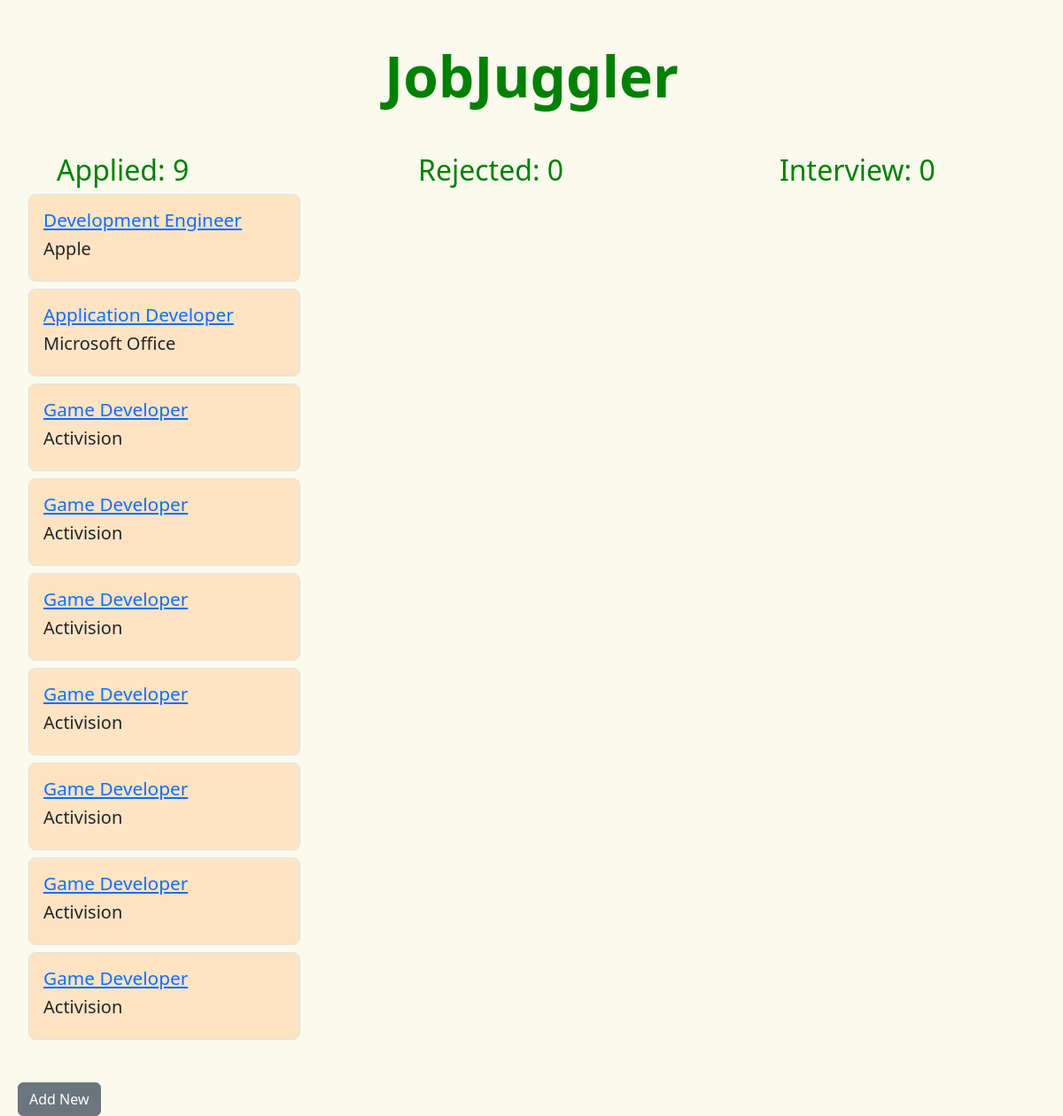
/jobList, run on an earlier commit of the app's database.
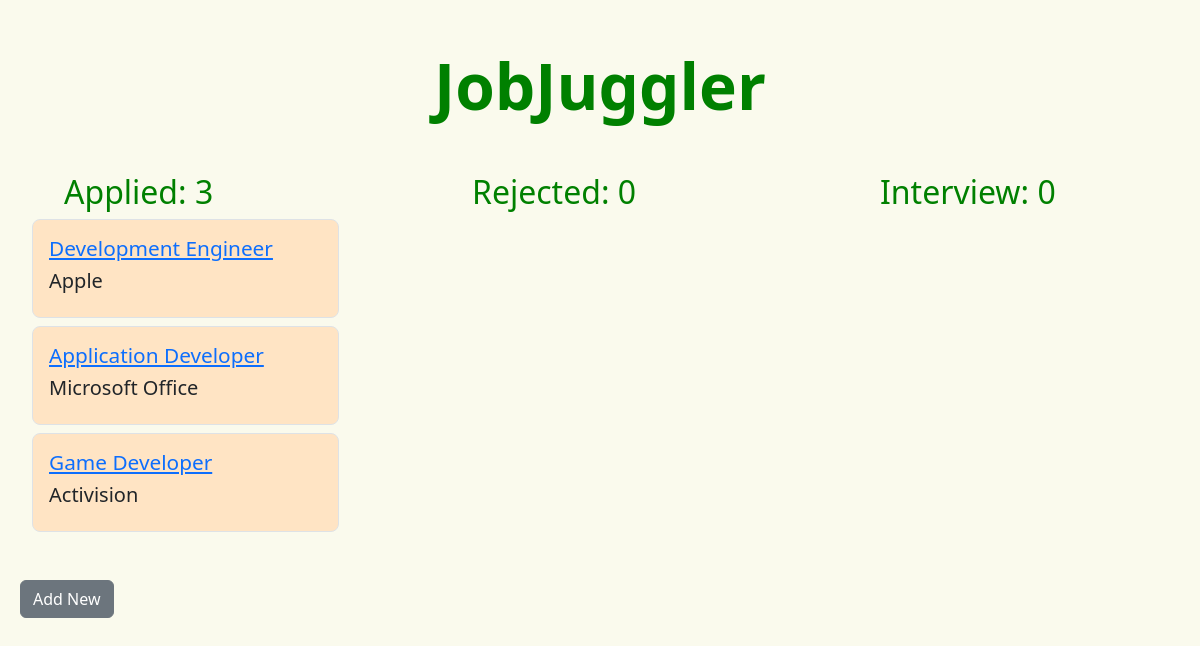
And on a later commit of the database.
### jobApp/models.py (models this page shows, shortened)
class JobApp(models.Model):
    company = models.CharField(max_length=100, null=False)
    position = models.CharField(max_length=100, null=False)
    url = models.TextField()
    date_applied = models.DateField()
    status = models.CharField(max_length=100)
    notes = models.TextField()

### jobApp/views.py (the view)
# urls.py: path('jobList', views.JobListView.as_view(), name="jobApps.list"),
class JobListView(ListView):
    model = JobApp
    context_object_name = "jobApps"
    template_name = './home/job_list.html'
    def get_context_data(self, **kwargs):
        context = super().get_context_data(**kwargs)
        context['applied_jobs_count'] = JobApp.objects.filter(status="Applied").count()
        context['rejected_jobs_count'] = JobApp.objects.filter(status="Rejected").count()
        context['interview_jobs_count'] = JobApp.objects.filter(status="Interview").count()
        return context

### jobApp/templates/home/job_list.html (shortened to what this page needs)
{% extends "base.html" %}
{% block content %}
    <div class="home-title">
        <h1 class="home-title my-5">
            JobJuggler
        </h1>
    </div>
    <div class="row">
        <div class="col-md-4">
            <h2 class="status-title">Applied: {{ applied_jobs_count }}</h2>
            {% for jobApp in jobApps|dictsortreversed:"date_applied" %}
                {% if jobApp.status == "Applied" %}
                    <div class="p-3 border applied-tile">
                        <a href="{% url 'jobApps.detail' pk=jobApp.id %}">
                            <h3 class="tile-position">{{ jobApp.position }}</h3>
                        </a>
                        <h5>{{ jobApp.company }}</h5>
                    </div>
                {% endif %}
            {% endfor %}
        </div>
        <div class="col-md-4">
            <h2 class="status-title">Rejected: {{ rejected_jobs_count }}</h2>
        </div>
        <div class="col-md-4">
            <h2 class="status-title">Interview: {{ interview_jobs_count }}</h2>
        </div>
    </div>
    <div class="add-new-button">
        <a href="{% url 'job.new' %}" class="btn btn-secondary">Add New</a>
    </div>
{% endblock %}

### static/css/templates/base.html
{% load static %}
<html>
    <head>
        <link rel="stylesheet" typ="text/css" href="{% static 'css/style.css' %}" />
        <link href="https://cdn.jsdelivr.net/npm/bootstrap@5.3.0/dist/css/bootstrap.min.css" rel="stylesheet">
    </head>
    <body>
        {% block content %}
        {% endblock %}
    </body>
</html>

### static/css/style.css (style rules this page uses)
html::before { content: ""; position: fixed; width: 100%; height: 100%; z-index: -1; background-color: beige; opacity: 0.5; }
.home-title { color: green; text-align: center; font-weight: 900; font-size: 2em; }
.add-new-button { margin-top: 40px; margin-left: 20px; }
.applied-tile, .rejected-tile, .interview-tile { width: 80%; margin-left: 2em; margin-bottom: .5em; border-radius: .5em; border: 30px solid black; }
.status-title { margin-left: 2em; color: green; }
.tile-position { font-size: 1.3em; }
.applied-tile { background-color: bisque; }

What changed in the data, as far as the page shows it:
removed JobApp: position "Game Developer", company "Activision"
removed JobApp: position "Game Developer", company "Activision"
removed JobApp: position "Game Developer", company "Activision"
removed JobApp: position "Game Developer", company "Activision"
removed JobApp: position "Game Developer", company "Activision"
removed JobApp: position "Game Developer", company "Activision"
Also different on the page:
{{ applied_jobs_count }}: "9" → "3"
